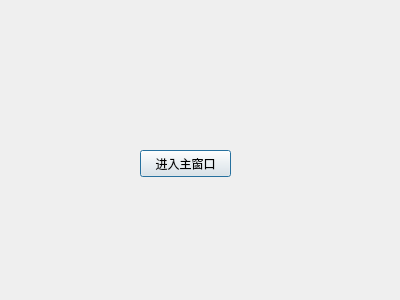
<?xml version="1.0" encoding="UTF-8"?>
<ui version="4.0">
 <class>myDlg</class>
 <widget class="QDialog" name="myDlg">
  <property name="geometry">
   <rect>
    <x>0</x>
    <y>0</y>
    <width>400</width>
    <height>300</height>
   </rect>
  </property>
  <property name="windowTitle">
   <string>Dialog</string>
  </property>
  <widget class="QPushButton" name="enterBtn">
   <property name="geometry">
    <rect>
     <x>140</x>
     <y>150</y>
     <width>91</width>
     <height>27</height>
    </rect>
   </property>
   <property name="text">
    <string>进入主窗口</string>
   </property>
  </widget>
 </widget>
 <resources/>
 <connections>
  <connection>
   <sender>enterBtn</sender>
   <signal>clicked()</signal>
   <receiver>myDlg</receiver>
   <slot>accept()</slot>
   <hints>
    <hint type="sourcelabel">
     <x>185</x>
     <y>163</y>
    </hint>
    <hint type="destinationlabel">
     <x>199</x>
     <y>149</y>
    </hint>
   </hints>
  </connection>
 </connections>
</ui>
